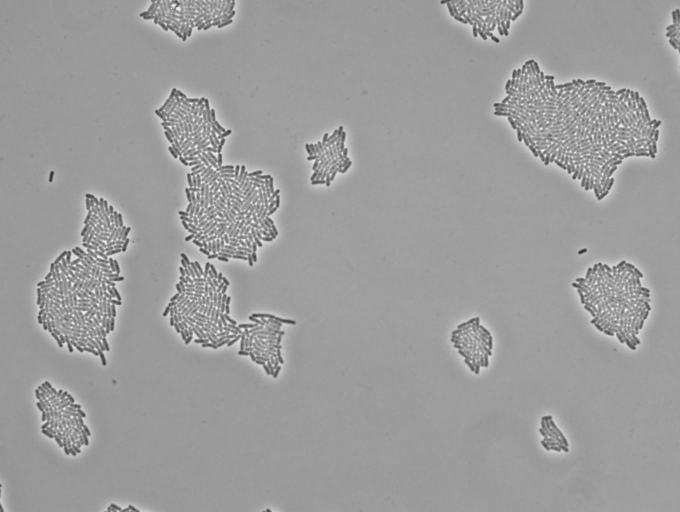
#> input picture Thesis_test_images/sal_15_1_frame_65/frame_65_Raw_Mask/raw/sal15_1 065.tif, 1360 x 1024 px, found by its file name (shown at 1/2 size)
$ python im_preprocess_to_folder.py   (older library calls are emulated)
#> lines starting #> are read from the running program, lines starting #| are printed output that depends on the picture
#!/usr/bin/env python3
# -*- coding: utf-8 -*-
"""
Created on Mon Sep 21 20:44:53 2020

@author: christos
"""

import cv2
import numpy as np
from skimage import exposure
import matplotlib.pyplot as plt

img_name = 7
imwrite=False

im = cv2.imread( '/home/christos/Desktop/basca_data/sal15_1/sal15_1 065.tif',-1)
#> im is the input picture: shape (1024, 1360); min 40, max 250, mean 156.2
# ,cv2.IMREAD_GRAYSCALE)
im_norm = cv2.normalize(im, None, alpha = 0, beta = 255, norm_type = cv2.NORM_MINMAX, dtype = cv2.CV_32F)
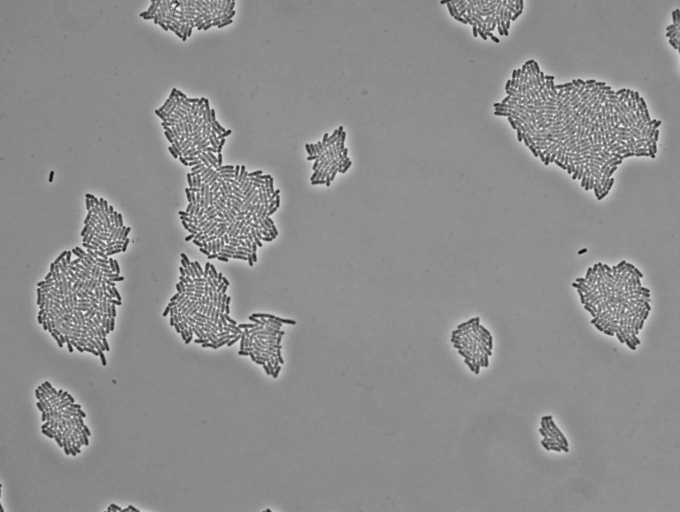
#> im_norm: shape (1024, 1360) float32 (shown at 1/2 size); min -9.54e-07, max 255, mean 141.1; drawn with min black and max white
im_norm.astype(np.uint8)

# '/home/christos/Desktop/DeepCell/DeepCell/training_data/ecoli/set2/phase.tif'
plt.figure(figsize=(20,15))
plt.imshow(im_norm,cmap='gray')
plt.show()
if imwrite==True:
    cv2.imwrite('{}.jpg'.format(img_name),im_norm)

intensities=im_norm.flatten()
p2, p98 = np.percentile(intensities[intensities != 0] , (2, 98))
#> p2 = 92.29; p98 = 188.2
im2 = exposure.rescale_intensity(im_norm, in_range=(p2, p98),out_range=(0,255))
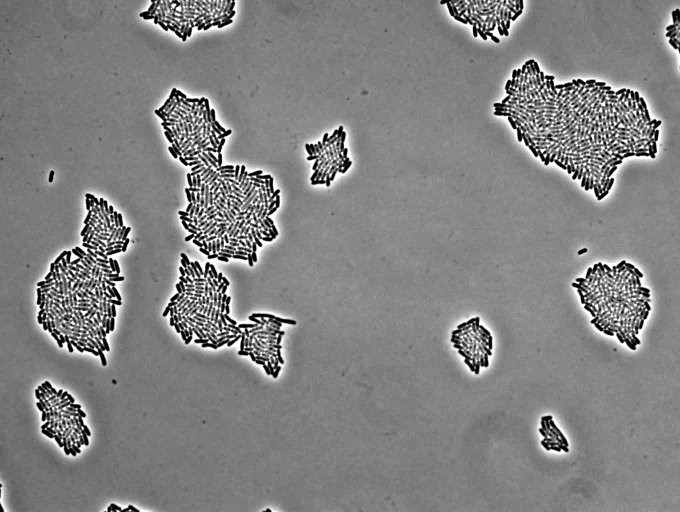
#> im2: shape (1024, 1360) float32 (shown at 1/2 size); min 0, max 255, mean 130.1
plt.figure(figsize = (20,15))
plt.imshow(im2,cmap='gray')
plt.show()
if imwrite==True:
    cv2.imwrite('{}.jpg'.format(img_name+1),im2)
